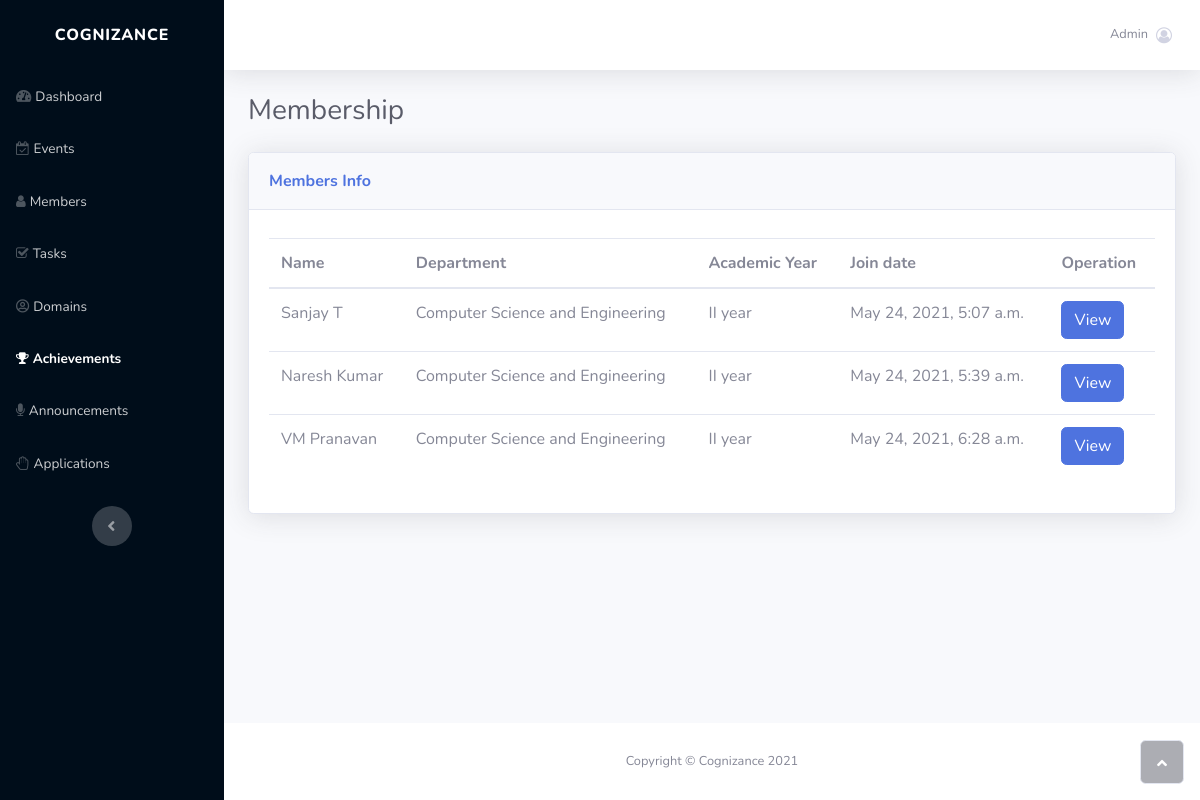
The page /members/ on the database its author committed.
### panel/models.py (models this page shows, shortened)
class Member(models.Model):
    years = (
        ('I year', 'I year'),
        ('II year', 'II year'),
        ('III year', 'III year'),
        ('IV year', 'IV year'),
    )
    first_name = models.CharField(max_length=100, null=True)
    last_name = models.CharField(max_length=100, null=True)
    academic_year = models.CharField(choices=years, max_length=100, null=True)
    discord_id = models.CharField(max_length=50, null=True)
    github_username = models.CharField(max_length=200, primary_key=True, default='')
    department = models.ForeignKey(Department, on_delete=models.CASCADE)
    email = models.EmailField(null=True)
    join_date = models.DateTimeField(auto_now_add=True)
    role = models.ForeignKey(Role, on_delete=models.CASCADE)
    positions = models.ManyToManyField(Position)
    phone = models.CharField(max_length=200, null=True)

class Department(models.Model):
    name = models.CharField(max_length=100, primary_key=True, default='')

### panel/views.py (the view)
# urls.py: path('members/', members, name='members'),
def members(request):
    members = Member.objects.all()
    domain_member = DomainMember.objects.all()
    data = {
        'members': members
    }
    return render(request, 'panel/members.html', data)

### panel/templates/panel/members.html (shortened to what this page needs)
{% load static %}
<!DOCTYPE html>
<html>
<head>
    <link rel="stylesheet" href="{% static 'bootstrap/css/bootstrap.min.css' %}">
    <link rel="stylesheet" href="https://use.fontawesome.com/releases/v5.12.0/css/all.css">
    <link rel="stylesheet" href="https://cdnjs.cloudflare.com/ajax/libs/font-awesome/4.7.0/css/font-awesome.min.css">
    <link rel="stylesheet" href="https://cdnjs.cloudflare.com/ajax/libs/ionicons/2.0.1/css/ionicons.min.css">
    <link rel="stylesheet" href="{% static 'fonts/fontawesome5-overrides.min.css' %}">
</head>
<body id="page-top">
    <div id="wrapper">
        <nav class="navbar navbar-dark align-items-start sidebar sidebar-dark accordion bg-gradient-primary p-0" style="background: #000d1a;">
            <div class="container-fluid d-flex flex-column p-0"><a class="navbar-brand d-flex justify-content-center align-items-center sidebar-brand m-0" href="#">
                    <div class="sidebar-brand-text mx-3"><span>cognizance</span></div>
                </a>
                <ul class="navbar-nav text-light" id="accordionSidebar">
                    <li class="nav-item"><a class="nav-link" href="/"><i class="fas fa-tachometer-alt"></i><span>Dashboard</span></a></li>
                    <li class="nav-item"><a class="nav-link" href="{% url 'events' %}"><i class="fa fa-calendar-check-o"></i><span>Events</span></a></li>
                    <li class="nav-item"><a class="nav-link" href="{% url 'members' %}"><i class="fa fa-user"></i><span>Members</span></a></li>
                    <li class="nav-item"><a class="nav-link" href="{% url 'tasks' %}"><i class="fa fa-check-square-o"></i><span>Tasks</span></a></li>
                    <li class="nav-item"><a class="nav-link" href="{% url 'domains' %}"><i class="far fa-user-circle"></i><span>Domains</span></a></li>
                    <li class="nav-item"><a class="nav-link active" href="{% url 'achievements' %}"><i class="fa fa-trophy"></i><span>Achievements</span></a></li>
                    <li class="nav-item"><a class="nav-link" href="{% url 'announcements' %}"><i class="fa fa-microphone"></i><span>Announcements</span></a></li>
                    <li class="nav-item"><a class="nav-link" href="{% url 'applications' %}"><i class="fa fa-hand-paper-o"></i><span>Applications</span></a></li>
                </ul>
                <div class="text-center d-none d-md-inline"><button class="btn rounded-circle border-0" id="sidebarToggle" type="button"></button></div>
            </div>
        </nav>
        <div class="d-flex flex-column" id="content-wrapper">
            <div id="content">
                <nav class="navbar navbar-light navbar-expand bg-white shadow mb-4 topbar static-top">
                    <div class="container-fluid"><button class="btn btn-link d-md-none rounded-circle mr-3" id="sidebarToggleTop" type="button"></button>
                        <ul class="navbar-nav flex-nowrap ml-auto">
                            <li class="nav-item dropdown no-arrow">
                                <div class="nav-item dropdown no-arrow"><a class="dropdown-toggle nav-link" aria-expanded="false" data-toggle="dropdown" href="#"><span class="d-none d-lg-inline mr-2 text-gray-600 small">Admin</span><i class="fa fa-user-circle-o"></i></a>
                                </div>
                            </li>
                        </ul>
                    </div>
                </nav>
                <div class="container-fluid">
                    <h3 class="text-dark mb-4">Membership</h3>
                    <div class="card shadow">
                        <div class="card-header py-3">
                            <p class="text-primary m-0 font-weight-bold">Members Info</p>
                        </div>
                        <div class="card-body">
                            <div class="table-responsive table mt-2" id="dataTable" role="grid" aria-describedby="dataTable_info">
                                <table class="table my-0" id="dataTable">
                                    <thead>
                                        <tr>
                                            <th>Name</th>
                                            <th>Department</th>
                                            <th>Academic Year</th>
                                            <th>Join date</th>
                                            <th>Operation</th>
                                        </tr>
                                    </thead>
                                    <tbody>
                                        {% for member in members %}
                                            <tr>
                                                <td>{{member.first_name}} {{member.last_name}}</td>
                                                <td>{{member.department.name}}</td>
                                                <td>{{member.academic_year}}</td>
                                                <td>{{member.join_date}}</td>
                                                <td><a href="/view-member/{{member.github_username}}"><button class="btn btn-primary" type="button">View</button></a></td>
                                            </tr>
                                        {% endfor %}
                                    </tbody>
                                </table>
                            </div>
                        </div>
                    </div>
                </div>
            </div>
            <footer class="bg-white sticky-footer">
                <div class="container my-auto">
                    <div class="text-center my-auto copyright"><span>Copyright © Cognizance 2021</span></div>
                </div>
            </footer>
        </div><a class="border rounded d-inline scroll-to-top" href="#page-top"><i class="fas fa-angle-up"></i></a>
    </div>
</body>
</html>

### rows shown on the page
Member: first_name "Sanjay", last_name "T", department.name "Computer Science and Engineering", academic_year "II year", join_date "May 24, 2021, 5:07 a.m."
Member: first_name "Naresh", last_name "Kumar", department.name "Computer Science and Engineering", academic_year "II year", join_date "May 24, 2021, 5:39 a.m."
Member: first_name "VM", last_name "Pranavan", department.name "Computer Science and Engineering", academic_year "II year", join_date "May 24, 2021, 6:28 a.m."
